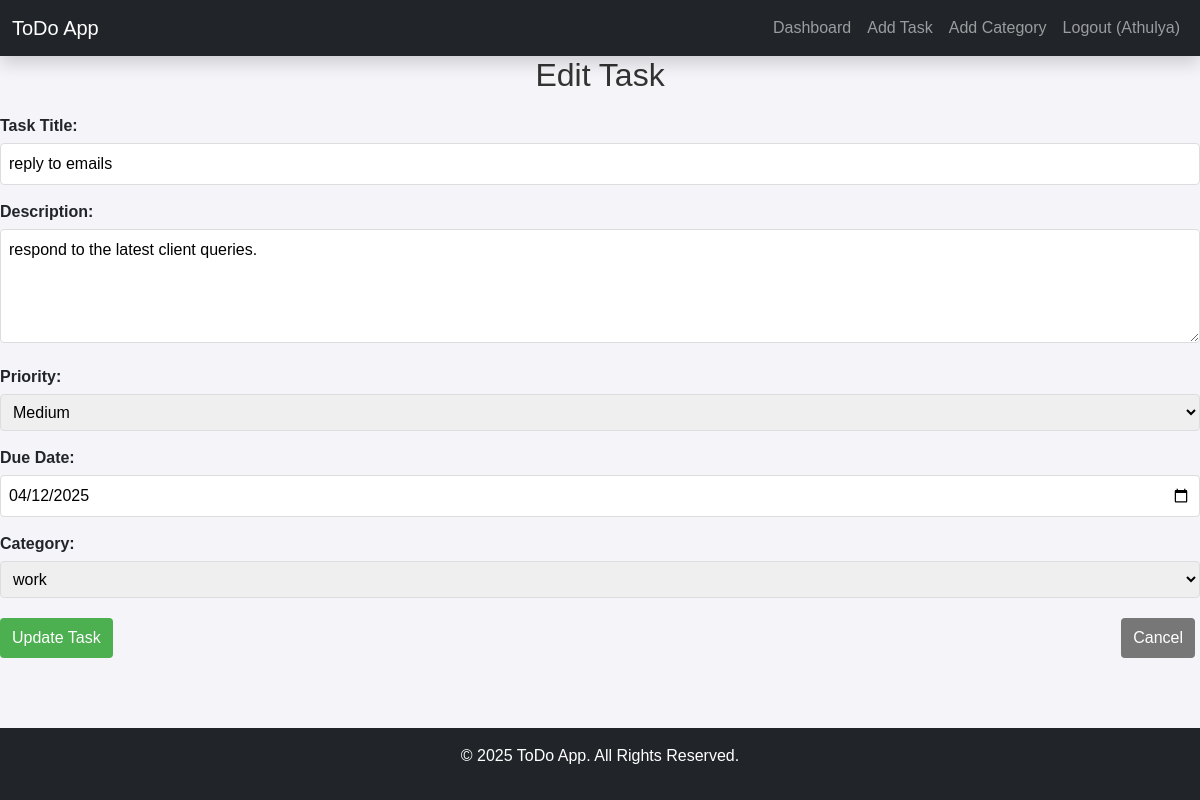
/edit-task/15/ (signed in), run on the app's committed database.
### todo/models.py (models this page shows, shortened)
class Task(models.Model):
    PRIORITY_CHOICES = [
        ('low', 'Low'),
        ('medium', 'Medium'),
        ('high', 'High'),
    ]
    title = models.CharField(max_length=200)
    description = models.TextField(blank=True, null=True)
    created_date = models.DateTimeField(auto_now_add=True)
    due_date = models.DateField(blank=True, null=True)
    priority = models.CharField(max_length=10, choices=PRIORITY_CHOICES, default='medium')
    completed = models.BooleanField(default=False)
    user = models.ForeignKey(User, on_delete=models.CASCADE)
    category = models.ForeignKey(Category, on_delete=models.SET_NULL, null=True, blank=True)

class Category(models.Model):
    name = models.CharField(max_length=100)
    user = models.ForeignKey(User, on_delete=models.CASCADE)
    class Meta:
        verbose_name_plural = "Categories"

### todo/views.py (the view, shortened to what this page needs)
# urls.py: path('edit-task/<int:task_id>/', views.edit_task, name='edit_task'),
def edit_task(request, task_id):
    if 'id' not in request.session:
        return redirect('login')
    user_id = request.session['id']
    task = get_object_or_404(Task, id=task_id, user_id=user_id)
    categories = Category.objects.filter(user_id=user_id)
    return render(request, 'edit_task.html', {'task': task, 'categories': categories})

### templates/edit_task.html (shortened to what this page needs)
{% extends 'base.html' %}
{% block content %}
    <h2>Edit Task</h2>
    <form method="POST">
        <div class="form-group">
            <label for="title">Task Title:</label>
            <input type="text" id="title" name="title" value="{{ task.title }}" required>
        </div>
        <div class="form-group">
            <label for="description">Description:</label>
            <textarea id="description" name="description" rows="4">{{ task.description }}</textarea>
        </div>
        <div class="form-group">
            <label for="priority">Priority:</label>
            <select id="priority" name="priority">
                <option value="medium" {% if task.priority == 'medium' %}selected{% endif %}>Medium</option>
            </select>
        </div>
        <div class="form-group">
            <label for="due_date">Due Date:</label>
            <input type="date" id="due_date" name="due_date" value="{% if task.due_date %}{{ task.due_date|date:'Y-m-d' }}{% endif %}">
        </div>
        <div class="form-group">
            <label for="category">Category:</label>
            <select id="category" name="category">
                {% for category in categories %}
                    <option value="{{ category.id }}" {% if task.category and task.category.id == category.id %}selected{% endif %}>{{ category.name }}</option>
                {% endfor %}
            </select>
        </div>
        <div class="form-buttons">
            <button type="submit" class="btn">Update Task</button>
            <a href="{% url 'dashboard' %}" class="btn btn-secondary">Cancel</a>
        </div>
    </form>
{% endblock %}

### static/css/style.css (style rules this page uses)
body { font-family: 'Arial', sans-serif; background-color: #f4f4f9; margin: 0; padding: 0; padding-top: 56px; }
h2 { font-size: 2rem; margin-bottom: 20px; text-align: center; color: #333; }
.form-group { margin-bottom: 20px; }
label { font-weight: bold; margin-bottom: 10px; display: block; }
input[type="text"], input[type="date"], input[type="email"], input[type="password"], textarea, select { width: 100%; padding: 10px; border: 1px solid #ddd; border-radius: 5px; font-size: 16px; box-sizing: border-box; }
.form-buttons { display: flex; justify-content: space-between; margin-top: 20px; }
.btn { padding: 10px 20px; font-size: 16px; border-radius: 5px; border: none; cursor: pointer; text-decoration: none; display: inline-block; }
.btn-secondary { background-color: #777; color: white; }

### templates/edit_task.html (style rules this page uses)
.form-group { margin-bottom: 15px; }
label { display: block; margin-bottom: 5px; font-weight: bold; }
input[type="text"], input[type="date"], textarea, select { width: 100%; padding: 8px; border: 1px solid #ddd; border-radius: 4px; box-sizing: border-box; }
.form-buttons { margin-top: 20px; }
.btn { display: inline-block; padding: 8px 12px; background-color: #4CAF50; color: white; text-decoration: none; border-radius: 4px; border: none; cursor: pointer; margin-right: 5px; }
.btn-secondary { background-color: #777; }

### data on the page
Task: title "reply to emails", description "respond to the latest client queries.", priority "Medium", due_date "04/12/2025", category "work"

### other printed values
{{ request.session.name }} "Athulya"
